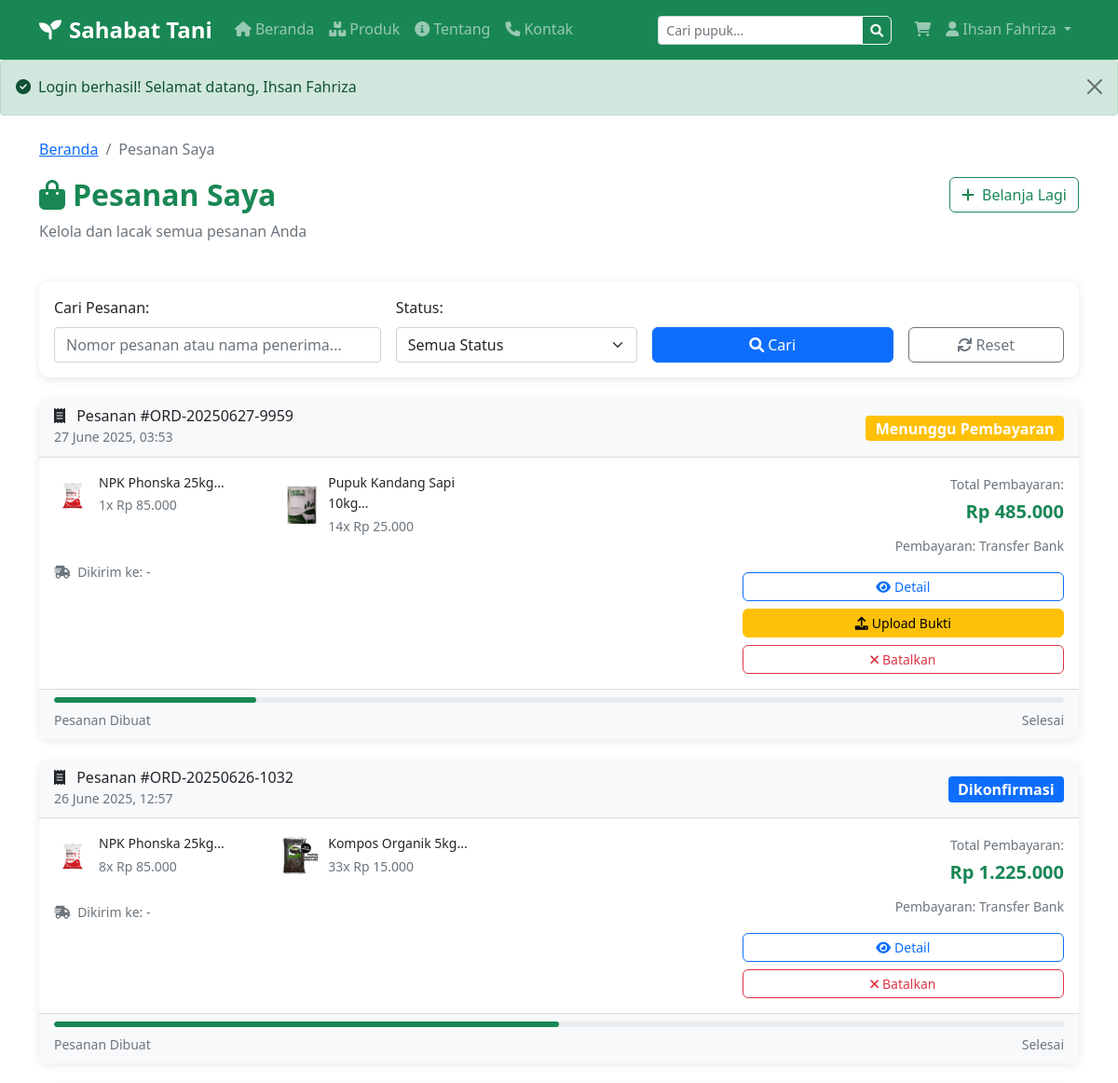
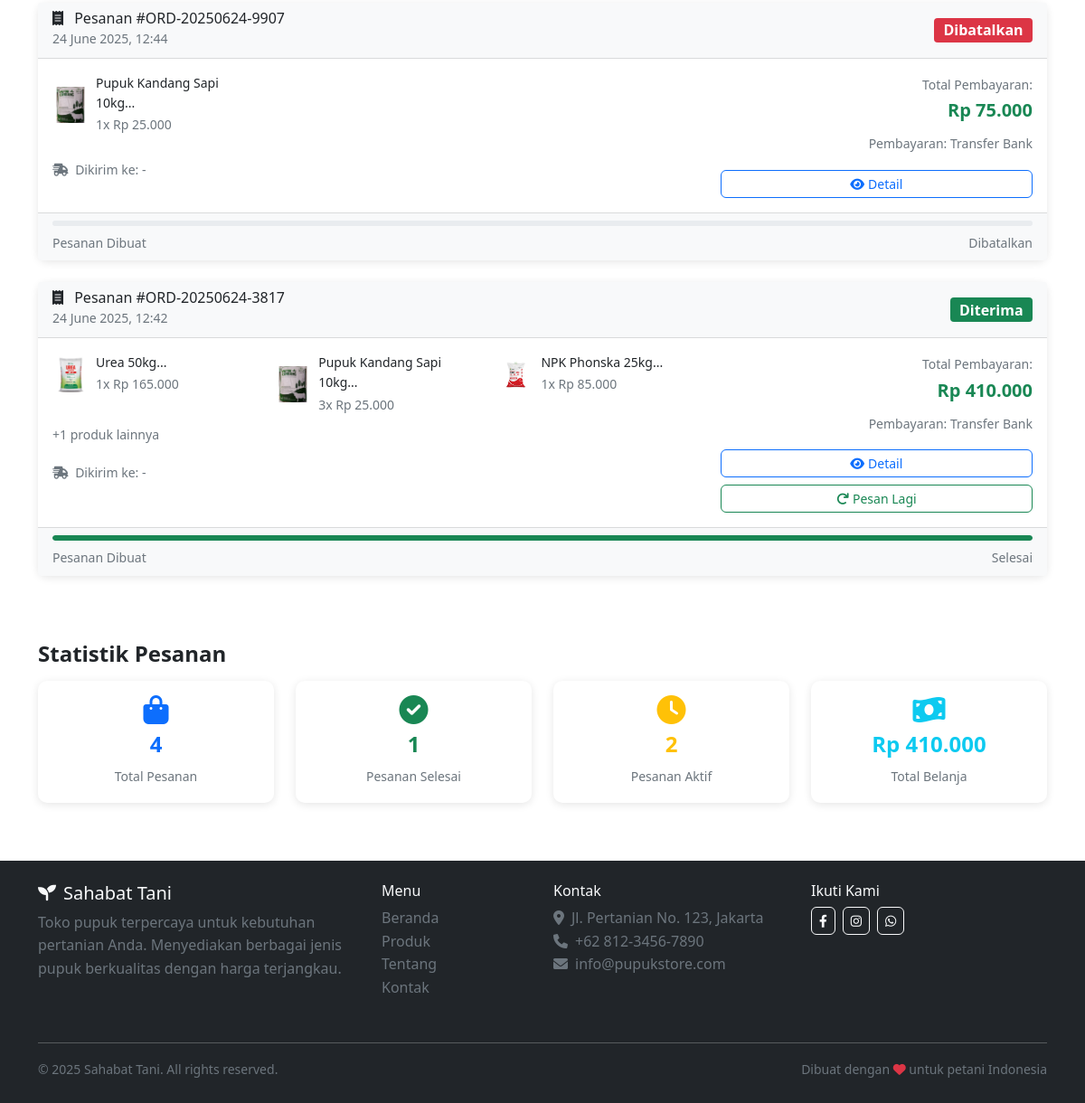
Page /my_orders.php (signed in) on the committed database (2 pictures, top to bottom).
### tables this page shows
CREATE TABLE `orders` (
  `id` int(11) NOT NULL,
  `user_id` int(11) NOT NULL,
  `order_number` varchar(50) NOT NULL,
  `nama_lengkap` varchar(100) NOT NULL,
  `telepon` varchar(20) NOT NULL,
  `email` varchar(100) NOT NULL,
  `alamat` text NOT NULL,
  `provinsi` varchar(50) NOT NULL,
  `province_id` int(11) DEFAULT NULL,
  `kota` varchar(50) NOT NULL,
  `city_id` int(11) DEFAULT NULL,
  `kode_pos` varchar(10) NOT NULL,
  `payment_method` enum('bank_transfer','cod') NOT NULL,
  `courier` varchar(20) DEFAULT NULL,
  `shipping_service` varchar(100) DEFAULT NULL,
  `shipping_etd` varchar(20) DEFAULT NULL,
  `subtotal` decimal(12,2) NOT NULL,
  `shipping_cost` decimal(10,2) NOT NULL DEFAULT 0.00,
  `cod_fee` decimal(10,2) NOT NULL DEFAULT 0.00,
  `discount` decimal(10,2) NOT NULL DEFAULT 0.00,
  `total` decimal(12,2) NOT NULL,
  `catatan` text DEFAULT NULL,
  `status` enum('pending','confirmed','processing','shipped','delivered','cancelled') DEFAULT 'pending',
  `payment_status` enum('pending','paid','failed') DEFAULT 'pending',
  `payment_proof` varchar(255) DEFAULT NULL,
  `payment_verified_at` datetime DEFAULT NULL,
  `tracking_number` varchar(100) DEFAULT NULL,
  `shipped_at` datetime DEFAULT NULL,
  `delivered_at` datetime DEFAULT NULL,
  `created_at` timestamp NOT NULL DEFAULT current_timestamp(),
  `updated_at` timestamp NOT NULL DEFAULT current_timestamp() ON UPDATE current_timestamp(),
  `total_amount` decimal(10,2) NOT NULL DEFAULT 0.00,
  `shipping_address` text DEFAULT NULL,
  `notes` text DEFAULT NULL,
  `admin_notes` text DEFAULT NULL,
  `customer_notes` text DEFAULT NULL
);

CREATE TABLE `order_items` (
  `id` int(11) NOT NULL,
  `order_id` int(11) NOT NULL,
  `product_id` int(11) NOT NULL,
  `nama_produk` varchar(200) NOT NULL,
  `harga` decimal(10,2) NOT NULL,
  `quantity` int(11) NOT NULL,
  `subtotal` decimal(12,2) NOT NULL
);

CREATE TABLE `produk` (
  `id` int(11) NOT NULL,
  `nama_produk` varchar(100) NOT NULL,
  `kategori_id` int(11) DEFAULT NULL,
  `brand` varchar(50) DEFAULT NULL,
  `jenis_pupuk` enum('organik','anorganik','hayati') NOT NULL,
  `berat` varchar(20) NOT NULL,
  `harga` decimal(10,2) NOT NULL,
  `stok` int(11) DEFAULT 0,
  `deskripsi` text DEFAULT NULL,
  `manfaat` text DEFAULT NULL,
  `cara_pakai` text DEFAULT NULL,
  `gambar` varchar(255) DEFAULT NULL,
  `status` enum('active','inactive') DEFAULT 'active',
  `is_featured` tinyint(1) DEFAULT 0,
  `created_at` timestamp NOT NULL DEFAULT current_timestamp(),
  `updated_at` timestamp NOT NULL DEFAULT current_timestamp() ON UPDATE current_timestamp(),
  `views` int(11) DEFAULT 0
);

### my_orders.php (the view, shortened to what the rows shown need)
<?php
    require_once 'includes/config.php';
    $user_id = $_SESSION['user_id'];
    $page = (int)($_GET['page'] ?? 1);
    $limit = 10;
    $offset = ($page - 1) * $limit;
    $sql = "SELECT * FROM orders WHERE user_id = ?";
    $params = [$user_id];
    $sql .= " ORDER BY created_at DESC LIMIT $limit OFFSET $offset";
    $stmt = $pdo->prepare($sql);
    $stmt->execute($params);
    $orders = $stmt->fetchAll();
    include 'includes/header.php';
?>
<div class="container mt-4">
    <div class="row mb-4">
        <div class="col-md-8">
            <h2 class="fw-bold text-success">
                <i class="fas fa-shopping-bag me-2"></i>Pesanan Saya
            </h2>
        </div>
    </div>
    <?php if (empty($orders)): ?>
    <div class="card">
        <div class="card-body text-center py-5">
            <i class="fas fa-shopping-bag fa-3x text-muted mb-3"></i>
            <h4 class="text-muted">Belum Ada Pesanan</h4>
            <p class="text-muted mb-4">Anda belum memiliki pesanan. Mulai berbelanja sekarang!</p>
            <a href="index.php" class="btn btn-success btn-lg">
                <i class="fas fa-shopping-cart me-2"></i>Mulai Belanja
            </a>
        </div>
    </div>
    <?php else: ?>
    <div class="row">
        <?php foreach ($orders as $order): ?>
        <div class="col-12 mb-4">
            <div class="card border-success">
                <div class="card-header bg-light">
                    <div class="row align-items-center">
                        <div class="col-md-6">
                            <h6 class="mb-0">
                                <i class="fas fa-receipt me-2"></i>
                                Pesanan #<?php echo $order['order_number']; ?>
                            </h6>
                            <small class="text-muted">
                                <?php echo date('d F Y, H:i', strtotime($order['created_at'])); ?>
                            </small>
                        </div>
                        <div class="col-md-6 text-md-end">
                            <?php
                            $status_colors = [
                                'pending' => 'warning',
                                'payment_uploaded' => 'info',
                                'confirmed' => 'primary',
                                'processing' => 'primary',
                                'shipped' => 'info',
                                'delivered' => 'success',
                                'cancelled' => 'danger'
                            ];
                            $status_labels = [
                                'pending' => 'Menunggu Pembayaran',
                                'payment_uploaded' => 'Bukti Diunggah',
                                'confirmed' => 'Dikonfirmasi',
                                'processing' => 'Diproses',
                                'shipped' => 'Dikirim',
                                'delivered' => 'Diterima',
                                'cancelled' => 'Dibatalkan'
                            ];
                            ?>
                            <span class="badge bg-<?php echo $status_colors[$order['status']] ?? 'secondary'; ?> fs-6">
                                <?php echo $status_labels[$order['status']] ?? ucfirst($order['status']); ?>
                            </span>
                        </div>
                    </div>
                </div>
                <div class="card-body">
                    <div class="row">
                        <div class="col-md-8">
                            <?php
                            $items_stmt = $pdo->prepare("
                                SELECT oi.*, p.nama_produk, p.gambar
                                FROM order_items oi
                                JOIN produk p ON oi.product_id = p.id
                                WHERE oi.order_id = ?
                                LIMIT 3
                            ");
                            $items_stmt->execute([$order['id']]);
                            $order_items = $items_stmt->fetchAll();
                            $count_stmt = $pdo->prepare("SELECT COUNT(*) as total FROM order_items WHERE order_id = ?");
                            $count_stmt->execute([$order['id']]);
                            $total_items = $count_stmt->fetch()['total'];
                            ?>
                            <div class="row">
                                <?php foreach ($order_items as $item): ?>
                                <div class="col-md-4 mb-2">
                                    <div class="d-flex align-items-center">
                                        <img src="<?php echo $item['gambar'] ?: 'assets/images/no-image.jpg'; ?>"
                                             alt="<?php echo $item['nama_produk']; ?>"
                                             class="rounded me-2" width="40" height="40" style="object-fit: cover;">
                                        <div class="flex-grow-1">
                                            <small class="fw-medium d-block">
                                                <?php echo substr($item['nama_produk'], 0, 25) . '...'; ?>
                                            </small>
                                            <small class="text-muted">
                                                <?php echo $item['quantity']; ?>x <?php echo format_rupiah($item['harga']); ?>
                                            </small>
                                        </div>
                                    </div>
                                </div>
                                <?php endforeach; ?>
                                <?php if ($total_items > 3): ?>
                                <div class="col-12">
                                    <small class="text-muted">
                                        +<?php echo $total_items - 3; ?> produk lainnya
                                    </small>
                                </div>
                                <?php endif; ?>
                            </div>
                            <div class="mt-3">
                                <small class="text-muted">
                                    <i class="fas fa-shipping-fast me-1"></i>
                                    Dikirim ke: <?php echo htmlspecialchars($order['shipping_name']); ?> -
                                </small>
                            </div>
                        </div>
                        <div class="col-md-4">
                            <div class="text-md-end">
                                <div class="mb-2">
                                    <small class="text-muted">Total Pembayaran:</small>
                                    <div class="fs-5 fw-bold text-success">
                                        <?php echo format_rupiah($order['total']); ?>
                                    </div>
                                </div>
                                <div class="mb-3">
                                    <small class="text-muted">
                                        Pembayaran: <?php echo $order['payment_method'] === 'bank_transfer' ? 'Transfer Bank' : 'COD'; ?>
                                    </small>
                                </div>
                                <div class="d-grid gap-2">
                                    <a href="order_detail.php?order=<?php echo $order['order_number']; ?>"
                                       class="btn btn-outline-primary btn-sm">
                                        <i class="fas fa-eye me-1"></i>Detail
                                    </a>
                                    <?php if ($order['status'] === 'pending' && $order['payment_method'] === 'bank_transfer'): ?>
                                    <a href="upload_payment.php?order=<?php echo $order['order_number']; ?>"
                                       class="btn btn-warning btn-sm">
                                        <i class="fas fa-upload me-1"></i>Upload Bukti
                                    </a>
                                    <?php endif; ?>
                                    <?php if ($order['status'] === 'delivered'): ?>
                                    <button class="btn btn-outline-success btn-sm"
                                            onclick="reorder('<?php echo $order['order_number']; ?>')">
                                        <i class="fas fa-redo me-1"></i>Pesan Lagi
                                    </button>
                                    <?php endif; ?>
                                    <?php if (in_array($order['status'], ['pending', 'confirmed'])): ?>
                                    <button class="btn btn-outline-danger btn-sm"
                                            onclick="cancelOrder('<?php echo $order['order_number']; ?>')">
                                        <i class="fas fa-times me-1"></i>Batalkan
                                    </button>
                                    <?php endif; ?>
                                </div>
                            </div>
                        </div>
                    </div>
                </div>
                <div class="card-footer bg-light">
                    <div class="progress" style="height: 6px;">
                        <?php
                        $progress_steps = [
                            'pending' => 20,
                            'payment_uploaded' => 40,
                            'confirmed' => 50,
                            'processing' => 70,
                            'shipped' => 90,
                            'delivered' => 100,
                            'cancelled' => 0
                        ];
                        $progress = $progress_steps[$order['status']] ?? 0;
                        $progress_color = $order['status'] === 'cancelled' ? 'bg-danger' : 'bg-success';
                        ?>
                        <div class="progress-bar <?php echo $progress_color; ?>"
                             style="width: <?php echo $progress; ?>%"></div>
                    </div>
                    <div class="d-flex justify-content-between mt-2">
                        <small class="text-muted">Pesanan Dibuat</small>
                        <small class="text-muted">
                            <?php echo $order['status'] === 'cancelled' ? 'Dibatalkan' : 'Selesai'; ?>
                        </small>
                    </div>
                </div>
            </div>
        </div>
        <?php endforeach; ?>
    </div>
    <?php endif; ?>
</div>
<?php include 'includes/footer.php'; ?>

### rows in the picture
orders: order_number "ORD-20250627-9959", created_at "27 June 2025, 03:53", status "Menunggu Pembayaran", total "Rp 485.000", payment_method "Transfer Bank", shows "Selesai"
order_items: product.gambar (picture), product.nama_produk "NPK Phonska 25kg", quantity "1", harga "Rp 85.000"
order_items: product.gambar (picture), product.nama_produk "Pupuk Kandang Sapi 10kg", quantity "14", harga "Rp 25.000"
orders: order_number "ORD-20250626-1032", created_at "26 June 2025, 12:57", status "Dikonfirmasi", total "Rp 1.225.000", payment_method "Transfer Bank", shows "Selesai"
order_items: product.gambar (picture), product.nama_produk "NPK Phonska 25kg", quantity "8", harga "Rp 85.000"
order_items: product.gambar (picture), product.nama_produk "Kompos Organik 5kg", quantity "33", harga "Rp 15.000"
orders: order_number "ORD-20250624-9907", created_at "24 June 2025, 12:44", status "Dibatalkan", total "Rp 75.000", payment_method "Transfer Bank"
order_items: product.gambar (picture), product.nama_produk "Pupuk Kandang Sapi 10kg", quantity "1", harga "Rp 25.000"
orders: order_number "ORD-20250624-3817", created_at "24 June 2025, 12:42", status "Diterima", total_items "1", total "Rp 410.000", payment_method "Transfer Bank", shows "Selesai"
order_items: product.gambar (picture), product.nama_produk "Urea 50kg", quantity "1", harga "Rp 165.000"
order_items: product.gambar (picture), product.nama_produk "Pupuk Kandang Sapi 10kg", quantity "3", harga "Rp 25.000"
order_items: product.gambar (picture), product.nama_produk "NPK Phonska 25kg", quantity "1", harga "Rp 85.000"

### other values in the picture
SITE_NAME "Sahabat Tani"
$_SESSION['nama'] "Ihsan Fahriza"
$_SESSION['success'] "Login berhasil! Selamat datang, Ihsan Fahriza"
$stats['total_orders'] "4"
$stats['completed_orders'] "1"
$stats['active_orders'] "2"
format_rupiah($stats['total_spent']) "Rp 410.000"
